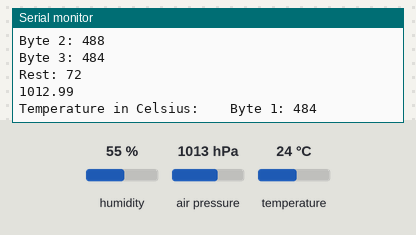
Bench run of a sketch on a simulated Arduino Uno, built with avr-gcc and run on an emulated ATmega328P. Shown: the last lines printed to the serial monitor. Wiring (inferred from the names in the program): BME280 sensor at I2C address 0x76. The test bench sets the inputs (shaded band); at power-on: humidity 55 %, air pressure 1013 hPa, temperature 24 °C.

Above: at 1.2 s.
1.3 s: humidity set to 22 %
At 2.1 s:
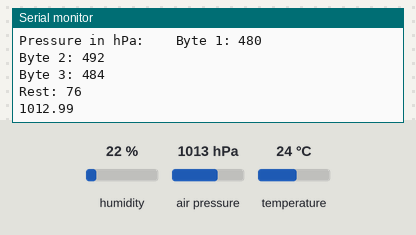
2.8 s: air pressure set to 952 hPa
At 4.1 s:
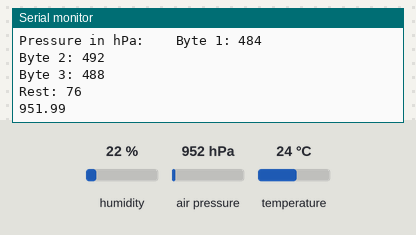
4.3 s: temperature set to 12 °C
At 5.1 s:
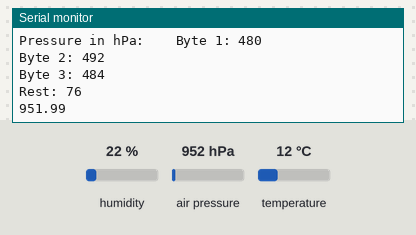
Timing chart, 0 to 7.3 s (numbered marks = the images above; inputs shaded):
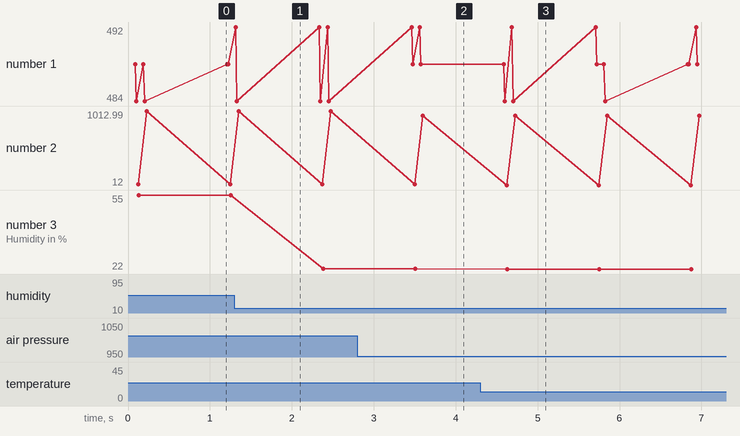

Measured:
- after the input at 2.8 s, the serial monitor: prints a new line after 0.80 s (image 2)
- after the input at 4.3 s, the serial monitor: prints a new line after 0.32 s (image 3)
- plotted number 2: 1012.99 → 951.99 after the input at 2.8 s
- plotted number 3: 55 → 22.01 after the input at 1.3 s, 22.01 → 22 after the input at 4.3 s

The sketch:

BME280_WeatherStation.ino
```cpp
// (licence header left out)
#include <Wire.h>
#include "BlueDot_BME280.h"
BlueDot_BME280 bme280 = BlueDot_BME280();


void setup() {

  Serial.begin(9600);
  while (!Serial);
  Serial.println(F("Basic Weather Station"));

  //*********************************************************************
  //*************BASIC SETUP - READ BEFORE GOING ON!*********************

  //Choose between the SPI and I2C Communication protocols
  //Or leave the I2C Communication as default

  //0:        Set to 0 for I2C (default value)
  //1:        Set to 1 for Software SPI
  //2:        Set to 2 for Hardware SPI

    bme280.parameter.communication = 0;                  //Choose communication protocol


  //*********************************************************************
  //*************BASIC SETUP - READ BEFORE GOING ON!*********************

  //Set the I2C address of your breakout board
  //Or ignore this, if you're using SPI Communication

  //0x76:       Alternative I2C Address (SDO pin connected to GND)
  //0x77:       Default I2C Address (SDO pin unconnected)

     bme280.parameter.I2CAddress = 0x76;                  //Choose I2C Address


  //*********************************************************************
  //*************BASIC SETUP - READ BEFORE GOING ON!*********************

  //Set the pins for SPI Communication
  //Or ignore this, if you're using I2C Communication instead

    bme280.parameter.SPI_cs = 10;                          //Are you using either Software SPI or Hardware SPI? Then you need to define the Chip Select Pin.

    bme280.parameter.SPI_mosi = 13;                       //If you are using Software SPI, then you need to define the MOSI line. For Hardware SPI you can leave this line commented.
    bme280.parameter.SPI_miso = 11;                       //If you are using Software SPI, then you need to define the MISO line. Just comment this out for Hardware SPI.
    bme280.parameter.SPI_sck = 12;                        //If you are using Software SPI, then you need to define the SCK line. Same as before. For Hardware SPI, just comment this out.


  //*********************************************************************
  //*************ADVANCED SETUP - SAFE TO IGNORE!************************

  //Now choose on which mode your device will run
  //On doubt, just leave on normal mode, that's the default value

  //0b00:     In sleep mode no measurements are performed, but power consumption is at a minimum
  //0b01:     In forced mode a single measured is performed and the device returns automatically to sleep mode
  //0b11:     In normal mode the sensor measures continually (default value)

    bme280.parameter.sensorMode = 0b11;                   //Choose sensor mode


  //*********************************************************************
  //*************ADVANCED SETUP - SAFE TO IGNORE!************************

  //Great! Now set up the internal IIR Filter
  //The IIR (Infinite Impulse Response) filter suppresses high frequency fluctuations
  //In short, a high factor value means less noise, but measurements are also less responsive
  //You can play with these values and check the results!
  //In doubt just leave on default

  //0b000:      factor 0 (filter off)
  //0b001:      factor 2
  //0b010:      factor 4
  //0b011:      factor 8
  //0b100:      factor 16 (default value)

    bme280.parameter.IIRfilter = 0b100;                    //Setup for IIR Filter


  //*********************************************************************
  //*************ADVANCED SETUP - SAFE TO IGNORE!************************

  //Next you'll define the oversampling factor for the humidity measurements
  //Again, higher values mean less noise, but slower responses
  //If you don't want to measure humidity, set the oversampling to zero

  //0b000:      factor 0 (Disable humidity measurement)
  //0b001:      factor 1
  //0b010:      factor 2
  //0b011:      factor 4
  //0b100:      factor 8
  //0b101:      factor 16 (default value)

    bme280.parameter.humidOversampling = 0b101;            //Setup Humidity Oversampling


  //*********************************************************************
  //*************ADVANCED SETUP - SAFE TO IGNORE!************************

  //Now define the oversampling factor for the temperature measurements
  //You know now, higher values lead to less noise but slower measurements

  //0b000:      factor 0 (Disable temperature measurement)
  //0b001:      factor 1
  //0b010:      factor 2
  //0b011:      factor 4
  //0b100:      factor 8
  //0b101:      factor 16 (default value)

    bme280.parameter.tempOversampling = 0b001;             //Setup Temperature Ovesampling


  //*********************************************************************
  //*************ADVANCED SETUP - SAFE TO IGNORE!************************

  //Finally, define the oversampling factor for the pressure measurements
  //For altitude measurements a higher factor provides more stable values
  //On doubt, just leave it on default

  //0b000:      factor 0 (Disable pressure measurement)
  //0b001:      factor 1
  //0b010:      factor 2
  //0b011:      factor 4
  //0b100:      factor 8
  //0b101:      factor 16 (default value)

    bme280.parameter.pressOversampling = 0b101;            //Setup Pressure Oversampling


  //*********************************************************************
  //*************ADVANCED SETUP - SAFE TO IGNORE!************************

  //For precise altitude measurements please put in the current pressure corrected for the sea level
  //On doubt, just leave the standard pressure as default (1013.25 hPa)

    bme280.parameter.pressureSeaLevel = 1013.25;           //default value of 1013.25 hPa

  //Now write here the current average temperature outside (yes, the outside temperature!)
  //You can either use the value in Celsius or in Fahrenheit, but only one of them (comment out the other value)
  //In order to calculate the altitude, this temperature is converted by the library into Kelvin
  //For slightly less precise altitude measurements, just leave the standard temperature as default (15°C)
  //Remember, leave one of the values here commented, and change the other one!
  //If both values are left commented, the default temperature of 15°C will be used
  //But if both values are left uncommented, then the value in Celsius will be used

    bme280.parameter.tempOutsideCelsius = 15;              //default value of 15°C
  //bme280.parameter.tempOutsideFahrenheit = 59;           //default value of 59°F


  //*********************************************************************
  //*************ADVANCED SETUP IS OVER - LET'S CHECK THE CHIP ID!*******

  if (bme280.init() != 0x60)
  {


    Serial.println(F("Ops! BME280 could not be found!"));
    Serial.println(F("Please check your connections."));
    Serial.println();
    Serial.println(F("Troubleshooting Guide"));
    Serial.println(F("*************************************************************"));
    Serial.println(F("1. Let's check the basics: Are the VCC and GND pins connected correctly? If the BME280 is getting really hot, then the wires are crossed."));
    Serial.println();
    Serial.println(F("2. Are you using the I2C mode? Did you connect the SDI pin from your BME280 to the SDA line from the Arduino?"));
    Serial.println();
    Serial.println(F("3. And did you connect the SCK pin from the BME280 to the SCL line from your Arduino?"));
    Serial.println();
    Serial.println(F("4. Are you using the alternative I2C Address(0x76)? Did you remember to connect the SDO pin to GND?"));
    Serial.println();
    Serial.println(F("5. If you are using the default I2C Address (0x77), did you remember to leave the SDO pin unconnected?"));
    Serial.println();
    Serial.println(F("6. Are you using the SPI mode? Did you connect the Chip Select (CS) pin to the pin 10 of your Arduino (or to wherever pin you choosed)?"));
    Serial.println();
    Serial.println(F("7. Did you connect the SDI pin from the BME280 to the MOSI pin from your Arduino?"));
    Serial.println();
    Serial.println(F("8. Did you connect the SDO pin from the BME280 to the MISO pin from your Arduino?"));
    Serial.println();
    Serial.println(F("9. And finally, did you connect the SCK pin from the BME280 to the SCK pin from your Arduino?"));
    Serial.println();

    while(1);
  }

  else
  {
    Serial.println(F("BME280 detected!"));
  }
  Serial.println();
  Serial.println();

}
  //*********************************************************************
  //*************NOW LET'S START MEASURING*******************************
void loop()
{


   //Serial.print(F("Duration in Seconds:\t\t"));
   //Serial.println(float(millis())/1000);

   Serial.print(F("Temperature in Celsius:\t\t"));

   Serial.println(bme280.readTempC());

   //Serial.print(F("Temperature in Fahrenheit:\t"));
   //Serial.println(bme280.readTempF());

   Serial.print(F("Humidity in %:\t\t\t"));
   Serial.println(bme280.readHumidity());

   Serial.print(F("Pressure in hPa:\t\t"));
   Serial.println(bme280.readPressure());

   //Serial.print(F("Altitude in Meters:\t\t"));
   //Serial.println(bme280.readAltitudeMeter());

   //Serial.print(F("Altitude in Feet:\t\t"));
   //Serial.println(bme280.readAltitudeFeet());

   Serial.println();
   Serial.println();

   delay(1000);

}
```

BlueDot_BME280.h
```cpp
#if (ARDUINO >= 100)
 #include "Arduino.h"
#else
 #include "WProgram.h"
#endif

#include "Wire.h"
#include "SPI.h"


#define BME280_CHIP_ID			0xD0
#define BME280_CTRL_HUM			0xF2
#define BME280_CTRL_MEAS		0xF4
#define BME280_CONFIG			0xF5
#define BME280_PRESSURE_MSB		0xF7
#define BME280_PRESSURE_LSB		0xF8
#define BME280_PRESSURE_XLSB	0xF9
#define BME280_TEMPERATURE_MSB	0xFA
#define BME280_TEMPERATURE_LSB	0xFB
#define BME280_TEMPERATURE_XLSB	0xFC
#define BME280_HUMIDITY_MSB		0xFD
#define BME280_HUMIDITY_LSB		0xFE


enum Coefficients
{
	BME280_DIG_T1_LSB	=		0x88,
	BME280_DIG_T1_MSB	=		0x89,
	BME280_DIG_T2_LSB	=		0x8A,
	BME280_DIG_T2_MSB	=		0x8B,
	BME280_DIG_T3_LSB	=		0x8C,
	BME280_DIG_T3_MSB	=		0x8D,

	BME280_DIG_P1_LSB	=		0x8E,
	BME280_DIG_P1_MSB	=		0x8F,
	BME280_DIG_P2_LSB	=		0x90,
	BME280_DIG_P2_MSB	=		0x91,
	BME280_DIG_P3_LSB	=		0x92,
	BME280_DIG_P3_MSB	=		0x93,
	BME280_DIG_P4_LSB	=		0x94,
	BME280_DIG_P4_MSB	=		0x95,
	BME280_DIG_P5_LSB	=		0x96,
	BME280_DIG_P5_MSB	=		0x97,
	BME280_DIG_P6_LSB	=		0x98,
	BME280_DIG_P6_MSB	=		0x99,
	BME280_DIG_P7_LSB	=		0x9A,
	BME280_DIG_P7_MSB	=		0x9B,
	BME280_DIG_P8_LSB	=		0x9C,
	BME280_DIG_P8_MSB	=		0x9D,
	BME280_DIG_P9_LSB	=		0x9E,
	BME280_DIG_P9_MSB	=		0x9F,

	BME280_DIG_H1		=		0xA1,
	BME280_DIG_H2_LSB	=		0xE1,
	BME280_DIG_H2_MSB	=		0xE2,
	BME280_DIG_H3		=		0xE3,
	BME280_DIG_H4_MSB	=		0xE4,
	BME280_DIG_H4_LSB	=		0xE5,
	BME280_DIG_H5_MSB	=		0xE6,
	BME280_DIG_H6		=		0xE7,
};


struct BME280_Coefficients
{
      uint16_t dig_T1;
      int16_t  dig_T2;
      int16_t  dig_T3;

      uint16_t dig_P1;
      int16_t  dig_P2;
      int16_t  dig_P3;
      int16_t  dig_P4;
      int16_t  dig_P5;
      int16_t  dig_P6;
      int16_t  dig_P7;
      int16_t  dig_P8;
      int16_t  dig_P9;

      uint8_t  dig_H1;
      int16_t  dig_H2;
      uint8_t  dig_H3;
      int16_t  dig_H4;
      int16_t  dig_H5;
      int8_t   dig_H6;

};


struct DeviceParameter
{
	uint8_t communication = 0;
	int8_t SPI_cs;
	int8_t SPI_sck;
	int8_t SPI_mosi;
	int8_t SPI_miso;
	uint8_t I2CAddress;
	uint8_t sensorMode;
	uint8_t IIRfilter;
	uint8_t tempOversampling;
	uint8_t pressOversampling;
	uint8_t humidOversampling;
	uint16_t pressureSeaLevel;
	int16_t tempOutsideCelsius = 999;
	int16_t tempOutsideFahrenheit = 999;

};


class BlueDot_BME280
{
 public:

  DeviceParameter parameter;
  BME280_Coefficients bme280_coefficients;
  int32_t t_fine;


  BlueDot_BME280();
  uint8_t init(void);
  uint8_t checkID(void);
  uint8_t readByte(byte reg);
  uint8_t spiTransfer(uint8_t data);
  void writeByte(byte reg, byte value);
  void writeIIRFilter(void);
  void readCoefficients(void);
  void writeCTRLMeas(void);
  float readPressure(void);
  float readTempC(void);
  float readTempF(void);
  float readHumidity(void);
  float readAltitudeFeet(void);
  float readAltitudeMeter(void);
  float convertTempKelvin(void);

};
```

Source omitted: BlueDot_BME280.cpp (16156 bytes)
